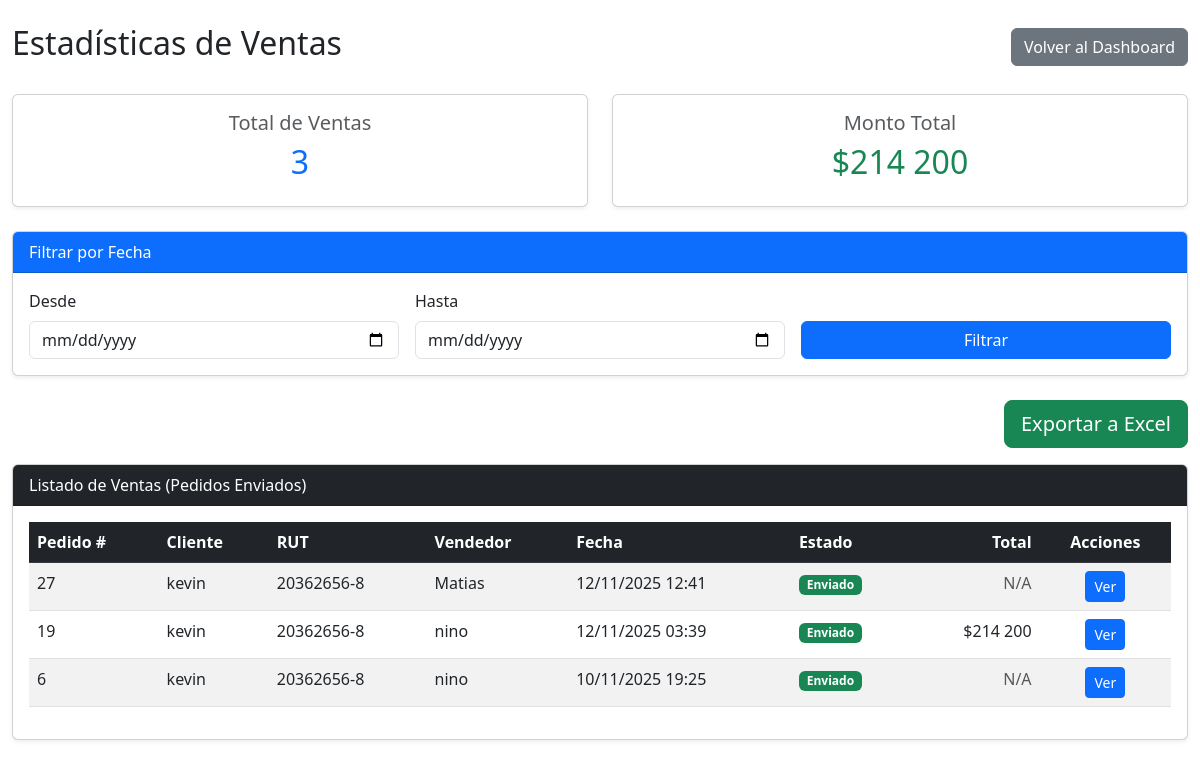
/ventas/estadisticas/ (signed in), run on an earlier commit of the app's database.
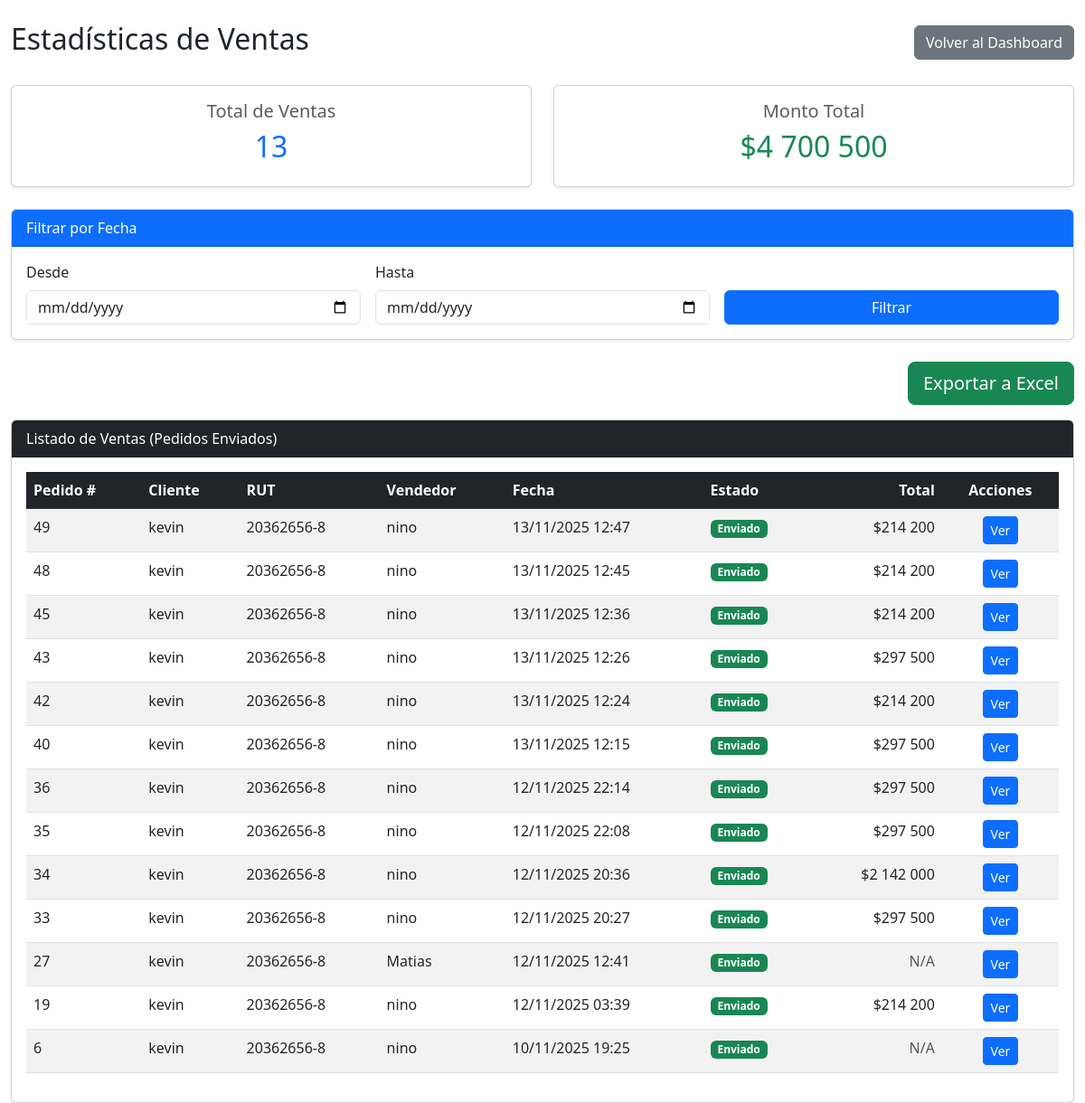
And on a later commit of the database.
### apps/ventas/models.py (models this page shows, shortened)
class Pedido(models.Model):
    ESTADOS_PEDIDO = (
        ('Pendiente', 'Pendiente'),
        ('Procesando', 'Procesando'),
        ('Enviado', 'Enviado'),
        ('Completado', 'Completado'),
        ('Cancelado', 'Cancelado'),
    )
    cliente = models.ForeignKey(
        'clientes.Cliente',
        on_delete=models.CASCADE,
        verbose_name='Cliente'
    )
    usuario = models.ForeignKey(
        'usuarios.Usuario',
        on_delete=models.SET_NULL,
        null=True,
        verbose_name='Vendedor'
    )
    fecha_creacion = models.DateTimeField(auto_now_add=True)
    fecha_actualizacion = models.DateTimeField(auto_now=True)
    total = models.DecimalField(max_digits=12, decimal_places=2, default=0)
    estado = models.CharField(
        max_length=20,
        choices=ESTADOS_PEDIDO,
        default='Pendiente'
    )
    direccion_despacho = models.TextField(
        blank=True,
        null=True,
        verbose_name='Dirección de despacho'
    )
    observaciones = models.TextField(
        blank=True,
        null=True,
        verbose_name='Observaciones'
    )
    class Meta:
        db_table = 'pedidos'
        verbose_name = 'Pedido'
        verbose_name_plural = 'Pedidos'
        ordering = ['-fecha_creacion']

### apps/clientes/models.py (models this page shows, shortened)
class Cliente(models.Model):
    rut = models.CharField(max_length=12, unique=True)
    razon_social = models.CharField(max_length=255)
    giro = models.CharField(max_length=255, blank=True, null=True)
    direccion = models.TextField(blank=True, null=True)
    email_facturacion = models.EmailField(blank=True, null=True)
    class Meta:
        db_table = 'clientes'
        verbose_name = 'Cliente'
        verbose_name_plural = 'Clientes'

### apps/usuarios/models.py (models this page shows, shortened)
class Usuario(AbstractUser):
    ROLES = (
        ('Administrador', 'Administrador'),
        ('Vendedor', 'Vendedor'),
        ('Tesoreria', 'Tesorería'),
        ('Cliente', 'Cliente'),
    )
    rol = models.CharField(max_length=13, choices=ROLES, default='Cliente')
    telefono = models.CharField(max_length=20, blank=True, null=True)
    activo = models.BooleanField(default=True)
    fecha_actualizacion = models.DateTimeField(auto_now=True)
    class Meta:
        db_table = 'usuarios'
        verbose_name = 'Usuario'
        verbose_name_plural = 'Usuarios'

### apps/documentos/models.py (models this page shows, shortened)
class DocumentoVenta(models.Model):
    TIPOS_DOCUMENTO = (
        ('Factura', 'Factura'),
        ('Boleta', 'Boleta'),
    )
    ESTADOS_DOCUMENTO = (
        ('Emitida', 'Emitida'),
        ('Pagada', 'Pagada'),
        ('Vencida', 'Vencida'),
        ('Anulada', 'Anulada'),
        ('Pago Parcial', 'Pago Parcial'),
    )
    MEDIOS_PAGO = (
        ('Efectivo', 'Efectivo'),
        ('Tarjeta de Débito', 'Tarjeta de Débito'),
        ('Tarjeta de Crédito', 'Tarjeta de Crédito'),
        ('Transferencia', 'Transferencia'),
    )
    tipo_documento = models.CharField(max_length=7, choices=TIPOS_DOCUMENTO)
    folio = models.IntegerField(verbose_name='Folio', null=True, blank=True)  # ✅ Permitir null temporalmente
    cliente = models.ForeignKey(
        'clientes.Cliente',
        on_delete=models.CASCADE,
        verbose_name='Cliente'
    )
    vendedor = models.ForeignKey(
        'usuarios.Usuario',
        on_delete=models.SET_NULL,
        null=True,
        verbose_name='Vendedor'
    )
    pedido = models.OneToOneField(
        'ventas.Pedido',
        on_delete=models.SET_NULL,
        null=True,
        blank=True,
        unique=True,
        verbose_name='Pedido asociado'
    )
    neto = models.DecimalField(max_digits=12, decimal_places=2, verbose_name='Neto', default=0)
    iva = models.DecimalField(max_digits=12, decimal_places=2, verbose_name='IVA', default=0)
    total = models.DecimalField(max_digits=12, decimal_places=2, verbose_name='Total', default=0)
    estado = models.CharField(
        max_length=12,
        choices=ESTADOS_DOCUMENTO,
        default='Emitida'
    )
    fecha_emision = models.DateTimeField(
        verbose_name='Fecha emisión',
        null=True,
        blank=True
    )
    fecha_vencimiento = models.DateField(
        blank=True,
        null=True,
        verbose_name='Fecha vencimiento'
    )
    medio_de_pago = models.CharField(
        max_length=20,
        choices=MEDIOS_PAGO,
        blank=True,
        null=True,
        verbose_name='Medio de pago'
    )
    razon_social = models.CharField(max_length=255, blank=True, null=True)
    rut = models.CharField(max_length=20, blank=True, null=True)
    giro = models.CharField(max_length=255, blank=True, null=True)
    direccion = models.CharField(max_length=255, blank=True, null=True)
    ciudad = models.CharField(max_length=100, blank=True, null=True)
    comuna = models.CharField(max_length=100, blank=True, null=True)
    class Meta:
        db_table = 'documentos_venta'
        verbose_name = 'Documento de Venta'
        verbose_name_plural = 'Documentos de Venta'
        unique_together = ['tipo_documento', 'folio']
        ordering = ['-fecha_emision']

### apps/ventas/views.py (the view)
# urls.py: path('estadisticas/', views.estadisticas_ventas, name='estadisticas_ventas'),
@login_required
def estadisticas_ventas(request):
    if request.user.rol != 'Administrador':
        messages.error(request, "⚠️ No tienes permisos para acceder a esta sección.")
        return redirect('dashboard')
    pedidos = (Pedido.objects.filter(estado='Enviado')
                .select_related('cliente', 'usuario', 'documentoventa')
                .order_by('-fecha_creacion'))
    fecha_desde = request.GET.get('fecha_desde')
    fecha_hasta = request.GET.get('fecha_hasta')
    if fecha_desde:
        pedidos = pedidos.filter(fecha_creacion__date__gte=fecha_desde)
    if fecha_hasta:
        pedidos = pedidos.filter(fecha_creacion__date__lte=fecha_hasta)
    total_ventas = pedidos.count()
    monto_total = sum(
        p.documentoventa.total
        for p in pedidos
        if hasattr(p, 'documentoventa') and p.documentoventa and p.documentoventa.total
    )
    context = {
        'pedidos': pedidos,
        'total_ventas': total_ventas,
        'monto_total': monto_total,
        'fecha_desde': fecha_desde,
        'fecha_hasta': fecha_hasta,
    }
    return render(request, 'ventas/estadisticas_ventas.html', context)

### templates/ventas/estadisticas_ventas.html (shortened to what the changed rows need)
{% extends 'base.html' %}
{% load static %}
{% load humanize %}
{% block content %}
<div class="container-fluid mt-4">
    <div class="d-flex justify-content-between align-items-center mb-4">
        <h2> Estadísticas de Ventas</h2>
    </div>
    <div class="row mb-4">
        <div class="col-md-6">
            <div class="card shadow-sm">
                <div class="card-body text-center">
                    <h5 class="text-muted">Total de Ventas</h5>
                    <h2 class="text-primary">{{ total_ventas }}</h2>
                </div>
            </div>
        </div>
        <div class="col-md-6">
            <div class="card shadow-sm">
                <div class="card-body text-center">
                    <h5 class="text-muted">Monto Total</h5>
                    <h2 class="text-success">${{ monto_total|floatformat:0|intcomma }}</h2>
                </div>
            </div>
        </div>
    </div>
    <div class="card shadow-sm">
        <div class="card-body">
            {% if pedidos %}
                <div class="table-responsive">
                    <table class="table table-striped table-hover">
                        <thead class="table-dark">
                            <tr>
                                <th>Pedido #</th>
                                <th>Cliente</th>
                                <th>RUT</th>
                                <th>Vendedor</th>
                                <th>Fecha</th>
                                <th>Estado</th>
                                <th class="text-end">Total</th>
                                <th class="text-center">Acciones</th>
                            </tr>
                        </thead>
                        <tbody>
                            {% for pedido in pedidos %}
                                <tr>
                                    <td>{{ pedido.id }}</td>
                                    <td>{{ pedido.cliente.razon_social }}</td>
                                    <td>{{ pedido.cliente.rut }}</td>
                                    <td>{{ pedido.usuario.get_full_name|default:pedido.usuario.username }}</td>
                                    <td>{{ pedido.fecha_creacion|date:"d/m/Y H:i" }}</td>
                                    <td><span class="badge bg-success">{{ pedido.estado }}</span></td>
                                    <td class="text-end">
                                        {% if pedido.documentoventa %}
                                            ${{ pedido.documentoventa.total|floatformat:0|intcomma }}
                                        {% else %}
                                            <span class="text-muted">N/A</span>
                                        {% endif %}
                                    </td>
                                    <td class="text-center">
                                        <a href="{% url 'detalle_pedido' pedido.id %}" class="btn btn-sm btn-primary">
                                             Ver
                                        </a>
                                    </td>
                                </tr>
                            {% endfor %}
                        </tbody>
                    </table>
                </div>
            {% else %}
                <div class="alert alert-info text-center">
                    <i class="bi bi-info-circle"></i> No hay ventas registradas en el rango seleccionado.
                </div>
            {% endif %}
        </div>
    </div>
</div>
{% endblock %}

What changed in the data, as far as the page shows it:
added Pedido: id "49", cliente.razon_social "kevin", cliente.rut "20362656-8", usuario.get_full_name "nino", fecha_creacion "13/11/2025 12:47", estado "Enviado", documentoventa.total "214 200"
added Pedido: id "48", cliente.razon_social "kevin", cliente.rut "20362656-8", usuario.get_full_name "nino", fecha_creacion "13/11/2025 12:45", estado "Enviado", documentoventa.total "214 200"
added Pedido: id "45", cliente.razon_social "kevin", cliente.rut "20362656-8", usuario.get_full_name "nino", fecha_creacion "13/11/2025 12:36", estado "Enviado", documentoventa.total "214 200"
added Pedido: id "43", cliente.razon_social "kevin", cliente.rut "20362656-8", usuario.get_full_name "nino", fecha_creacion "13/11/2025 12:26", estado "Enviado", documentoventa.total "297 500"
added Pedido: id "42", cliente.razon_social "kevin", cliente.rut "20362656-8", usuario.get_full_name "nino", fecha_creacion "13/11/2025 12:24", estado "Enviado", documentoventa.total "214 200"
added Pedido: id "40", cliente.razon_social "kevin", cliente.rut "20362656-8", usuario.get_full_name "nino", fecha_creacion "13/11/2025 12:15", estado "Enviado", documentoventa.total "297 500"
added Pedido: id "36", cliente.razon_social "kevin", cliente.rut "20362656-8", usuario.get_full_name "nino", fecha_creacion "12/11/2025 22:14", estado "Enviado", documentoventa.total "297 500"
added Pedido: id "35", cliente.razon_social "kevin", cliente.rut "20362656-8", usuario.get_full_name "nino", fecha_creacion "12/11/2025 22:08", estado "Enviado", documentoventa.total "297 500"
added Pedido: id "34", cliente.razon_social "kevin", cliente.rut "20362656-8", usuario.get_full_name "nino", fecha_creacion "12/11/2025 20:36", estado "Enviado", documentoventa.total "2 142 000"
added Pedido: id "33", cliente.razon_social "kevin", cliente.rut "20362656-8", usuario.get_full_name "nino", fecha_creacion "12/11/2025 20:27", estado "Enviado", documentoventa.total "297 500"
Also different on the page:
{{ total_ventas }}: "3" → "13"
{{ monto_total|floatformat:0|intcomma }}: "214 200" → "4 700 500"
